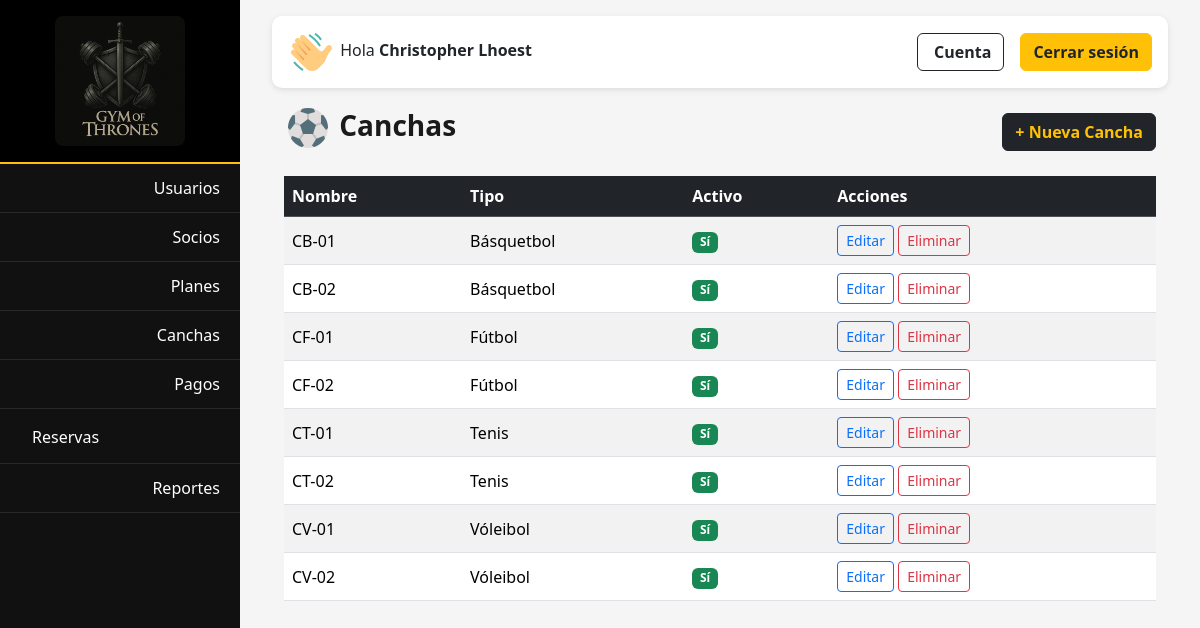
The app's page /canchas/ (signed in) with its own data.
### apps/users/models.py (models this page shows, shortened)
class Usuario(AbstractBaseUser, PermissionsMixin):
    ROLES = [
        ('superadmin', 'Super Administrador'),
        ('admin', 'Administrador'),
        ('profesor', 'Profesor'),
        ('socio', 'Socio'),
    ]
    rut = models.CharField(max_length=12, unique=True,)
    nombre = models.CharField(max_length=50)
    apellido = models.CharField(max_length=50)
    correo = models.EmailField(unique=True)
    rol = models.CharField(max_length=15, choices=ROLES, default='socio')
    is_active = models.BooleanField(default=True)
    is_staff = models.BooleanField(default=False)
    fecha_creacion = models.DateTimeField(default=timezone.now)
    objects = UsuarioManager()
    USERNAME_FIELD = 'rut'
    REQUIRED_FIELDS = ['nombre', 'apellido', 'correo']

### apps/canchas/models.py (models this page shows, shortened)
class Cancha(models.Model):
    TIPO = (
        ('basket', 'Básquetbol'),
        ('volley', 'Vóleibol'),
        ('futbol', 'Fútbol'),
        ('tenis', 'Tenis'),
    )
    nombre = models.CharField(max_length=100, unique=True)
    tipo = models.CharField(max_length=20, choices=TIPO, default='futbol')
    activo = models.BooleanField(default=True)
    class Meta:
        ordering = ['nombre']
        verbose_name = "Cancha"
        verbose_name_plural = "Canchas"

### apps/canchas/views.py (the view)
# urls.py: path('', views.canchas_list, name='canchas_list'),
@login_required
@user_passes_test(es_admin_o_superadmin)
def canchas_list(request):
    canchas = Cancha.objects.all()
    return render(request, 'canchas/canchas_list.html', {'canchas': canchas})

### apps/canchas/views.py (called while the page is built)
def es_admin_o_superadmin(user):
    return user.is_authenticated and (getattr(user, 'rol', None) in ['admin', 'superadmin'])

### templates/canchas/canchas_list.html (shortened to what this page needs)
{% extends 'core/base_dashboard.html' %}
{% load static %}
{% block content %}
<div class="container mt-3">
<div class="d-flex justify-content-between align-items-center mb-3">
<h3 class="fw-bold"><img src="{% static 'img/pelota.png' %}" alt="icono canchas"> Canchas</h3>
<a href="{% url 'cancha_crear' %}" class="btn btn-dark text-warning fw-bold">+ Nueva Cancha</a>
</div>
  <div class="table-responsive">
    <table class="table table-striped align-middle">
      <thead class="table-dark">
        <tr>
          <th>Nombre</th>
          <th>Tipo</th>
          <th>Activo</th>
          <th>Acciones</th>
        </tr>
      </thead>
      <tbody>
        {% for cancha in canchas %}
        <tr>
          <td>{{ cancha.nombre }}</td>
          <td>{{ cancha.get_tipo_display }}</td>
          <td>
            {% if cancha.activo %}
              <span class="badge bg-success">Sí</span>
            {% else %}
              <span class="badge bg-secondary">No</span>
            {% endif %}
          </td>
          <td>
            <a href="{% url 'cancha_editar' cancha.id %}" class="btn btn-sm btn-outline-primary">Editar</a>
            <button class="btn btn-sm btn-outline-danger btn-delete" data-id="{{ cancha.id }}" data-nombre="{{ cancha.nombre }}">Eliminar</button>
          </td>
        </tr>
        {% empty %}
        <tr>
          <td colspan="4" class="text-center text-muted">No hay canchas registradas.</td>
        </tr>
        {% endfor %}
      </tbody>
    </table>
  </div>
</div>
{% endblock %}

### templates/core/base_dashboard.html (shortened to what this page needs)
{% load static %}
<!DOCTYPE html>
<html lang="es">
<head>
  <link href="https://cdn.jsdelivr.net/npm/bootstrap@5.3.3/dist/css/bootstrap.min.css" rel="stylesheet">
  <link rel="stylesheet" href="{% static 'css/core/base_dashboard.css' %}">
</head>
<body>
  <div class="sidebar" id="sidebar">
    <div class="logo">
      <img src="{% static 'img/logo2.png' %}" alt="GymOfThrones Logo">
    </div>
    <ul>
      {% if request.user.rol == 'superadmin' %}
        <li><a href="{% url 'lista_usuarios' %}"><span>Usuarios</span></a></li>
        <li><a href="{% url 'lista_socios' %}"><span>Socios</span></a></li>
        <li><a href="{% url 'lista_planes' %}"><span>Planes</span></a></li>
        <li><a href="{% url 'canchas_list' %}"><span>Canchas</span></a></li>
        <li><a href="{% url 'lista_pagos' %}"><span>Pagos</span></a></li>
        <li>
          <a href="javascript:void(0)" id="toggleReservas">
            <div><span>Reservas</span></div>
          </a>
        </li>
        <li><a href="{% url 'dashboard_reportes' %}"><span>Reportes</span></a></li>
      {% elif request.user.rol == 'profesor' %}
        <li><a href=""><i class="ph ph-person-simple-walk"></i><span>Mis Talleres</span></a></li>
        <li><a href=""><i class="ph ph-users"></i><span>Mis Alumnos</span></a></li>
        <li><a href=""><i class="ph ph-dumbbell"></i><span>Rutinas</span></a></li>
      {% endif %}
    </ul>
  </div>
  <div class="main-content">
    <div class="topbar d-flex justify-content-between align-items-center">
      <div class="user-info">
        <span>
          <img src="{% static 'img/mano.png' %}" alt="icono saludo">
          Hola <strong>{{ request.user.nombre }} {{ request.user.apellido|default_if_none:"" }}</strong>
        </span>
      </div>
      <div class="d-flex align-items-center gap-3">
        <a href="{% url 'perfil_usuario' %}" class="btn btn-outline-dark d-flex align-items-center gap-1 fw-semibold">
           Cuenta
        </a>
        <a href="{% url 'logout' %}" class="btn btn-warning fw-bold text-dark">
          Cerrar sesión
        </a>
      </div>
    </div>
    {% block content %}{% endblock %}
  </div>
</body>
</html>

### static/css/core/base_dashboard.css (style rules this page uses)
:root { --amarillo: #ffc107; --negro: #111; --gris: #f5f5f5; }
body { background-color: var(--gris); font-family: 'Segoe UI', sans-serif; display: flex; min-height: 100vh; overflow-x: hidden; }
.sidebar { width: 240px; background-color: var(--negro); color: white; flex-shrink: 0; transition: all 0.3s ease; }
.sidebar .logo { padding: 1rem; text-align: center; background-color: #000; border-bottom: 2px solid var(--amarillo); }
.sidebar .logo img { width: 130px; height: auto; border-radius: 8px; }
.sidebar ul { list-style: none; padding: 0; margin: 0; }
.sidebar ul li { border-bottom: 1px solid rgba(255,255,255,0.1); }
.sidebar ul li a { display: flex; align-items: center; justify-content: space-between; padding: 12px 20px; color: white; text-decoration: none; transition: background 0.2s; }
.main-content { flex: 1; padding: 1rem 2rem 2rem 2rem; background-color: var(--gris); }
.topbar { display: flex; justify-content: space-between; align-items: center; background-color: white; padding: 0.75rem 1rem; border-radius: 10px; box-shadow: 0 2px 6px rgba(0,0,0,0.1); margin-bottom: 1rem; }
.user-info { display: flex; align-items: center; gap: 10px; }
.user-info span { font-weight: 500; }
.main-content .container { margin-top: 0 !important; padding-top: 0 !important; }
.card, table { border-radius: 8px; }
h3, h2 { color: #1a1a1a; }

### records on screen
Usuario: user.nombre "Christopher", user.apellido "Lhoest"
Cancha: nombre "CB-01", tipo "Básquetbol", activo "Sí"
Cancha: nombre "CB-02", tipo "Básquetbol", activo "Sí"
Cancha: nombre "CF-01", tipo "Fútbol", activo "Sí"
Cancha: nombre "CF-02", tipo "Fútbol", activo "Sí"
Cancha: nombre "CT-01", tipo "Tenis", activo "Sí"
Cancha: nombre "CT-02", tipo "Tenis", activo "Sí"
Cancha: nombre "CV-01", tipo "Vóleibol", activo "Sí"
Cancha: nombre "CV-02", tipo "Vóleibol", activo "Sí"
